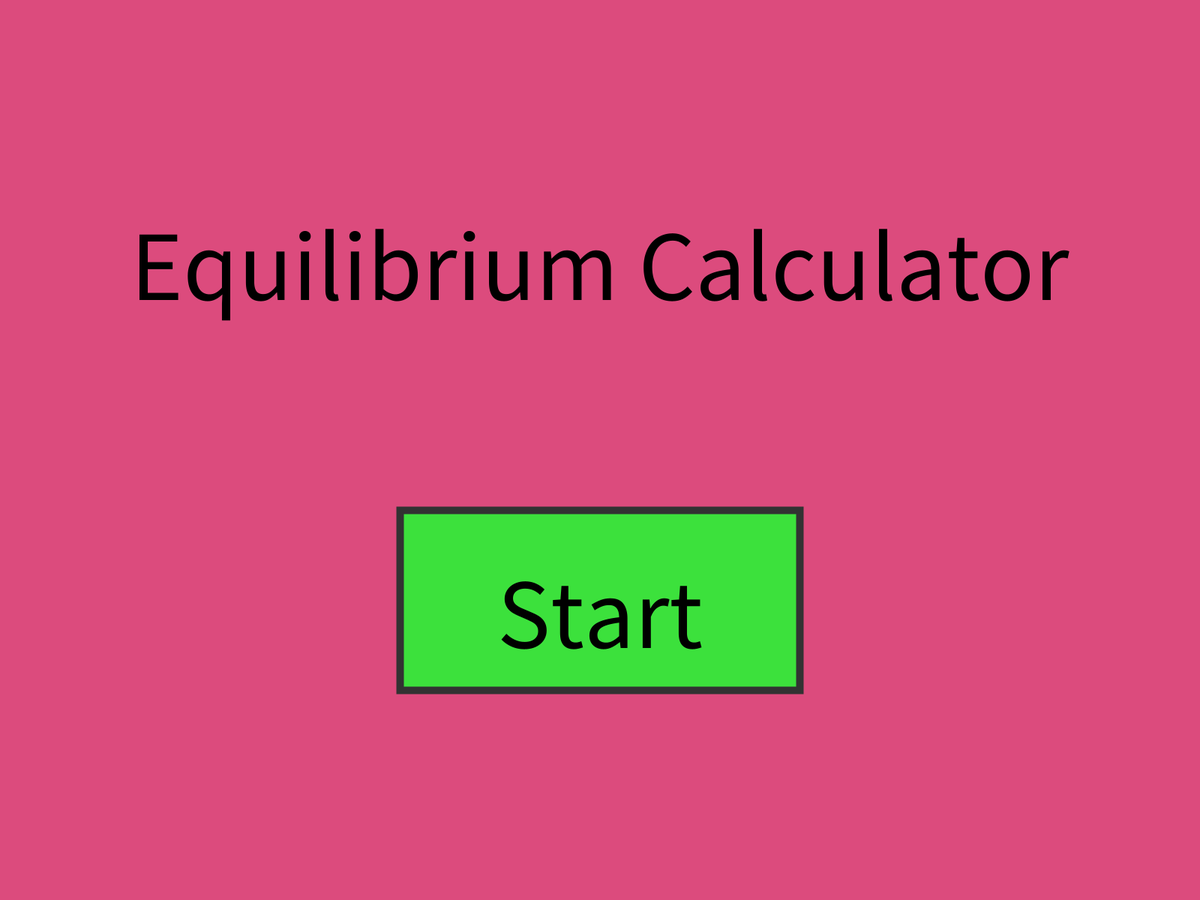
Frame 1 (no input)
Frame 60 (the mouse pressed at the canvas centre just before this capture): identical to frame 1, image omitted
Frame 120 (the mouse held since frame 60 and released just before this capture): identical to frame 1, image omitted

The Processing sketch that drew this single still picture (run headless with seeded random() and noise(); from frame 60 on, the mouse is pressed at the canvas centre):

// Processing sketch: Equilibrium
// ── Equilibrium.pde
int menu=0;
Scale s;
HSlider p;
HSlider t;
Incrementer l;
Incrementer r;
CheckBox c;
Reset reset;
void setup(){
  //size(1000,500);
  //size(800,600);
  fullScreen();
  s = new Scale(width/3,height/3);
  p = new HSlider("Pressure:",width/3*2,height/5);
  t = new HSlider("Temperature:",width/3*2,height/12);
  l = new Incrementer("Left:",width/5*4,height/3);
  r = new Incrementer("Right:",width/5*4,height/2);
  c = new CheckBox("Exo?",width/5*4,height/3*2);
  reset = new Reset(width/16,width/16);
}

void draw(){
  if(menu==0){
    background(220,75,125);
    if(mouseX>width/2-width/3/2&&mouseX<width/2+width/3/2&&mouseY>height/3*2-height/5/2&&mouseY<height/3*2+height/5/2){
      stroke(0);
      fill(50,255,50);
      rectMode(CENTER);
      strokeWeight(width/150);
      rect(width/2,height/3*2,width/3,height/5);
      if(mousePressed){
      menu=1;
      }
    }else{
      stroke(50);
      fill(60,225,60);
      rectMode(CENTER);
      strokeWeight(width/150);
      rect(width/2,height/3*2,width/3,height/5);
    }
    
    
    textSize(width/12);
    textAlign(CENTER);
    fill(0);
    strokeWeight(width/250);
    text("Equilibrium Calculator",width/2,height/3);
    
    text("Start",width/2,height/3*2.16);
    
    
  }else if(menu==1){
    background(220,75,125);
    p.display();
    p.update();
    t.display();
    t.update();
    l.display();
    r.display();
    c.update();
    c.display();
    reset.update(s);
    reset.display();
    s.update();
    s.display();
  }
    
}
// ── HSlider.pde
public class HSlider{
    int x;
    int y;
    String name;
    int px;
    int py;
    boolean clicking=false;
    
   public HSlider(String name,int x,int y){
     this.x=x;
     this.y=y;
     this.name=name;
     px=0;
     py=0;
       
 }
 
   public void display(){
     pushMatrix();
     translate(x,y);
     stroke(200,200);
     strokeWeight(5);
     line(-width/4,0,width/4,0);
     stroke(0);
     line(-width/4-width/80,-width/64-width/100,-width/4+width/80,-width/64-width/100);
     line(width/4-width/80,-width/64-width/100,width/4+width/80,-width/64-width/100);
     
     line(width/4,-width/64-width/100+width/80,width/4,-width/64-width/100-width/80);
     
     //line(width/4,0-width/100,width/4,-width/40-width/100);
     stroke(25);
     strokeWeight(3);
     if(clicking){
       fill(75);
     }else{
       fill(125);
     }
     rectMode(CENTER);
     rect(px,py,width/32,height/16);
     textAlign(RIGHT,CENTER);
     fill(0);
     noStroke();
     textSize(width/50);
     text(name,-width/3.5,0);
     popMatrix();
   }
   
   public void update(){
     mouseCheck();
     if(clicking){
       if(mouseX-x<=width/4){
           if(mouseX-x>=-width/4){
            px=mouseX-x; 
           }else{
            px=-width/4;
           }
       }else{
         px=width/4;
       }
     }
   }
   
   public void mouseCheck(){
     pushMatrix();
     translate(x,y);
     if(mousePressed&&mouseX-x>px-width/16&&mouseX-x<px+width/16&&mouseY-y>py-height/16&&mouseY-y<height/16){
       clicking=true;
     }else{
       clicking=false;
     }
     popMatrix();
   }
   
   public int getPx(){
     return px;   
   }
} 
// ── Incrementer.pde
public class Incrementer {
  int x;
  int y;
  int value;
  String name;
  boolean click=true;
  boolean plus=true;
  public Incrementer(String n,int x, int y) {
    this.x=x;
    this.y=y;
    name=n;
    value=1;
  }

  public void display() {
    pushMatrix();
    translate(x, y);
    plus=true;
    mouseCheck();
    circle();
    plus();
    pushMatrix();
    translate(width/16, 0);
    plus=false;
    mouseCheck();
    circle();
    minus();
    popMatrix();
    translate(-width/16, 0);
    textbox();
    translate(-width/32,0);
    title();
    popMatrix();
  }

  public void mouseCheck() {

    if (plus) {
      if (mousePressed&&(pow(pow(mouseX-x, 2)+pow(mouseY-y, 2), 0.5)<width/64&&click)) {
        value+=1;
        click=false;
      } else if (!mousePressed) {
        click=true;
      }
    } else {
      if (mousePressed&&(pow(pow(mouseX-x-width/16, 2)+pow(mouseY-y, 2), 0.5)<width/64&&click)) {
        if(value>1){
        value-=1;
        click=false;
        }else{
          print("No ZEROES!!!");
        }
      } else if (!mousePressed) {
        click=true;
      }
    }
  }

  public void circle() {
    fill(255);
    stroke(0);
    strokeWeight(1);
    ellipseMode(CENTER);
    ellipse(0, 0, width/32, width/32);
  }

  public void plus() {
    fill(0);
    strokeWeight(3);
    line(-width/100, 0, width/100, 0);
    line(0, -width/100, 0, width/100);
  }

  public void minus() {
    fill(0);
    strokeWeight(3);
    line(-width/100, 0, width/100, 0);
  }

  public void textbox() {
    rectMode(CENTER);
    fill(255);
    strokeWeight(3);
    stroke(0);
    rect(0, 0, width/32, width/32);
    textAlign(CENTER, CENTER);
    fill(0);
    noStroke();
    textSize(width/50);
    text(value, 0, 0);
  }
  
  public void title(){
   textAlign(RIGHT,CENTER);
   text(name,0,0); 
  }
  
  public float getValue(){
    return float(value);
  }
}
// ── Reset.pde
public class Reset{
    int x;
    int y;
    boolean mouseCollide=false;
    
    public Reset(int x, int y){
      this.x=x;
      this.y=y;
    }
    
    public void display(){
        pushMatrix();
        translate(x,y);
        println(mouseY-y);
        fill(100);
        stroke(0);
        strokeWeight(3);
        rectMode(CENTER);
        rect(0,0,width/16,width/16);
        textAlign(CENTER);
        fill(0);
        textSize(width/64);
        text("Set Eq",0,0);
        popMatrix();
    }
    public void update(Scale s){
      check(s);
    }
    
    public void check(Scale s){
      if(mousePressed&&mouseX-x>-width/32&&mouseX-x<width/32&&mouseY-y>-width/32&mouseY-y<width/32){
        println("collision");
        s.setReset();
      }
    }
    
    public void mouseCheck(){
      
    }
}
// ── Scale.pde
 public class Scale {
   float a; 
   int x;
   int y;
   float reset;
   float adjustor;
   String text;
  public Scale(int x, int y){
    a=-20;// angle constant
    this.x=x; //  reference point x
    this.y=y; //  and y
    reset=0;
  }
  
  public void display(){
    pushMatrix();
    translate(x,y);
    base();
    beam();
    popMatrix();
    
    
  }
  
  public void update(){
    
    if(l.getValue()>r.getValue()){
      if(c.getExo()){
         adjustor = p.getPx()-t.getPx();
      }else{
        adjustor = p.getPx()+t.getPx();
      }
    }else if(l.getValue()==r.getValue()){
      if(c.getExo()){
        adjustor=-t.getPx();
      }else{
        adjustor=t.getPx();
      }
    }else{
      if(c.getExo()){
       adjustor = -p.getPx()-t.getPx(); 
      }else{
        adjustor = -p.getPx()+t.getPx();
      }
    }
    a=map(adjustor-reset,-width/3,width/3,-30,30);
    
   
    
  }
  
  public void base(){
    fill(0);
    ellipseMode(CENTER);
    //ellipse(0,height/2,width/3,height/8);
    noStroke();
    arc(0,height/2,width/3,height/8,PI, TWO_PI);
    stroke(0);
    strokeWeight(width/50);
    line(0,height*7/15,0,0);
    ellipse(0,0,width/50,width/50);
    if(a>3){
      text="Shifts Right";
    }else if(a<-3){
      text="Shifts Left";
    }else{
      text="@ Equilibrium";
    }
    textSize(width/20);
    text(text,0,height/1.65);
  }
  
  public void beam(){
    strokeWeight(15);
    fill(0);
    turn(a);
    line(0,0,width/5,0);
    line(0,0,-width/5,0);
    pushMatrix();
    translate(width/5,0);
    turn(-a);
    platform();
    turn(a);
    translate(-(width/5*2),0);
    turn(-a);
    platform();
    popMatrix();
    
    
  }
  public void platform(){
    strokeWeight(10);
    line(-width/20,height/5,width/20,height/5);
    strokeWeight(3);
    line(0,0,-width/20,height/5);
    line(0,0,width/20,height/5);
  }
  
  public void turn(float degrees){
     rotate(degrees/57.2958);
  }
  
  public void setA(float a){
    this.a=a;
  }
  public void setReset(){
   reset=adjustor; 
  }
}
// ── checkBox.pde
public class CheckBox{
  int x,y;
  String name;
  boolean clicking=false;
  boolean click=false;
  boolean exo=false;
  public CheckBox(String n,int x,int y){
    name=n;
    this.x=x;
    this.y=y;
  }
  
  public void display(){
    pushMatrix();
    translate(x,y);
    checkBox();
    txt();
    popMatrix();
  }
  
  public void update(){
    mouseCheck();
    
  }
  
  public void mouseCheck(){
    if(!clicking&&mousePressed&&mouseX-x>-width/16&&mouseX-x<width/16&&mouseY-y>-width/16&&mouseY-y<width/16){
       clicking=true;
       if(exo){
        exo=false;
      }else{
        exo=true;
      }
    }else if(!mousePressed){
      clicking=false;
    }
  }
  
  public void checkBox(){
   rectMode(CENTER);
    fill(255);
    strokeWeight(3);
    stroke(0);
    rect(0,0,width/32, width/32);
    textAlign(CENTER, CENTER);
    fill(0);
    noStroke();
    textSize(width/50);
    if(exo){
    text("X", 0, 0);
    }
  }
  
  public void txt(){
   text("Exo:",-width/20,0); 
  }
  
  public boolean getExo(){
   return exo; 
  }
}
